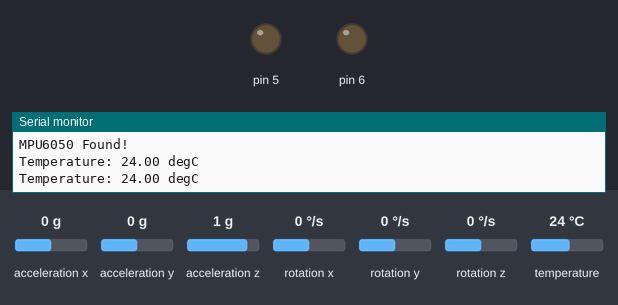
This sketch was run on a simulated Arduino Leonardo, built with avr-gcc and run on an emulated ATmega32U4. Shown: output pins drawn as LEDs (lit = HIGH), the last lines printed to the serial monitor. The inputs (shaded band) are chosen by the test bench; at power-on: temperature 24 °C, acceleration x 0 g, acceleration y 0 g, acceleration z 1 g, rotation x 0 °/s, rotation y 0 °/s, rotation z 0 °/s.

Above: at 2.3 s.
2.4 s: temperature set to 23.2 °C
At 3.3 s:
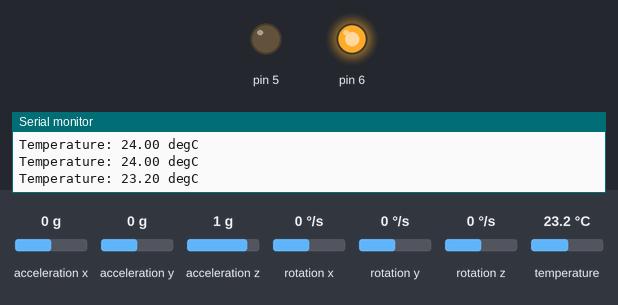
7.4 s: temperature set to 28 °C
At 8.3 s:
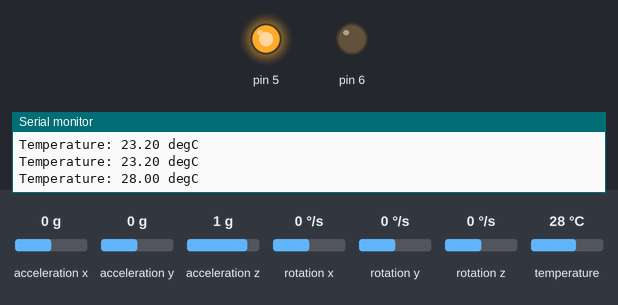
12.4 s: temperature set to 26.4 °C
15.9 s: temperature set to 25.5 °C
At 17.1 s:
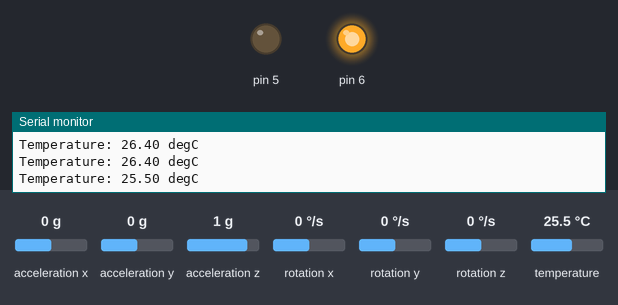
20.9 s: temperature set to 33 °C
At 22.1 s:
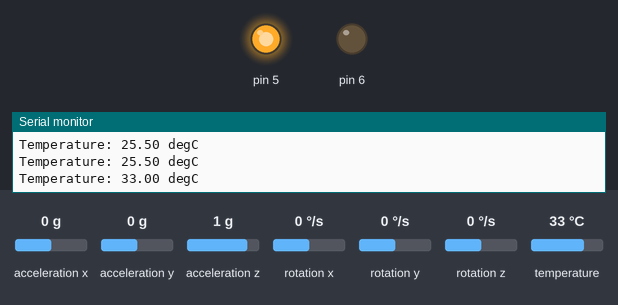
Timing chart, 0 to 23.9 s (numbered marks = the images above; inputs shaded):
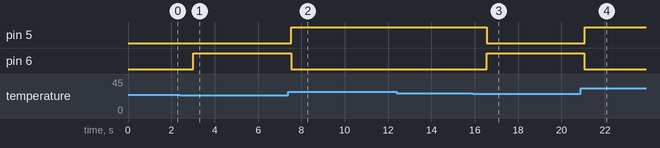

The sketch:

LED_Strip_2.ino
```cpp
#include <Adafruit_MPU6050.h>
#include <Adafruit_Sensor.h>
#include <Wire.h>

Adafruit_MPU6050 mpu;

void setup(void) {
  Serial.begin(9600);

  pinMode(6, OUTPUT);
  pinMode(5, OUTPUT);

  while (!Serial)
    delay(10); // will pause Zero, Leonardo, etc until serial console opens

  Serial.println("Adafruit MPU6050 test!");

  // Try to initialize!
  if (!mpu.begin()) {
    Serial.println("Failed to find MPU6050 chip");
    while (1) {
      delay(10);
    }
  }

  Serial.println("MPU6050 Found!");
}


void loop() {
  sensors_event_t a, g, temp;
  mpu.getEvent(&a, &g, &temp);

  Serial.print("Temperature: ");
  Serial.print(temp.temperature);
  int temperature = temp.temperature;
  Serial.println(" degC");

  int LEDcolour = map(temperature, 24, 30, 0, 255);

  if (temperature > 25){
    digitalWrite(5, LEDcolour);
  } else {
    digitalWrite(6, LEDcolour);
  }


  Serial.println("");
  delay(1500);

  digitalWrite(5, 0);
  digitalWrite(6, 0);
}
```

Measured:
- the behaviour switches between 24 and 23.9 °C on temperature (found by bisection; images 0 and 1)
- the behaviour switches between 26 and 25.9 °C on temperature (found by bisection; images 2 and 3)
- after the input at 2.4 s, pin 6: LOW → HIGH after 0.62 s
- after the input at 7.4 s, pin 5: LOW → HIGH after 0.13 s; pin 6: HIGH → LOW after 0.13 s
- after the input at 15.9 s, pin 5: HIGH → LOW after 0.65 s; pin 6: LOW → HIGH after 0.65 s
- after the input at 20.9 s, pin 5: LOW → HIGH after 0.16 s; pin 6: HIGH → LOW after 0.16 s
